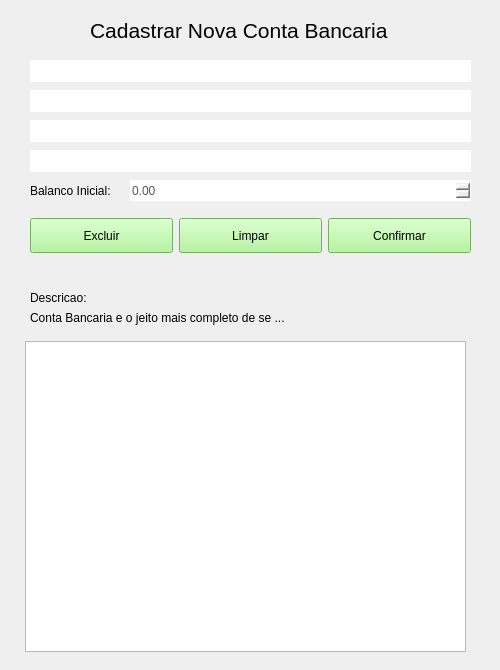
<?xml version="1.0" encoding="UTF-8"?>
<ui version="4.0">
 <class>WNewBankAccount</class>
 <widget class="QWidget" name="WNewBankAccount">
  <property name="geometry">
   <rect>
    <x>0</x>
    <y>0</y>
    <width>500</width>
    <height>670</height>
   </rect>
  </property>
  <property name="minimumSize">
   <size>
    <width>500</width>
    <height>670</height>
   </size>
  </property>
  <property name="maximumSize">
   <size>
    <width>500</width>
    <height>670</height>
   </size>
  </property>
  <property name="windowTitle">
   <string>Form</string>
  </property>
  <widget class="QLabel" name="Title">
   <property name="geometry">
    <rect>
     <x>90</x>
     <y>20</y>
     <width>321</width>
     <height>21</height>
    </rect>
   </property>
   <property name="styleSheet">
    <string notr="true">font: 16pt;
text-align: center;</string>
   </property>
   <property name="text">
    <string>Cadastrar Nova Conta Bancaria</string>
   </property>
  </widget>
  <widget class="QDoubleSpinBox" name="Balance">
   <property name="geometry">
    <rect>
     <x>130</x>
     <y>180</y>
     <width>341</width>
     <height>21</height>
    </rect>
   </property>
   <property name="styleSheet">
    <string notr="true">#Balance
{
	color: #565656;
	border: none;
}</string>
   </property>
   <property name="maximum">
    <double>1000000000000000049861653971908893017010268485438462151574892930611988399099305815384459015356416.000000000000000</double>
   </property>
  </widget>
  <widget class="QLabel" name="DescBalance">
   <property name="geometry">
    <rect>
     <x>30</x>
     <y>180</y>
     <width>91</width>
     <height>21</height>
    </rect>
   </property>
   <property name="text">
    <string>Balanco Inicial:</string>
   </property>
  </widget>
  <widget class="QLabel" name="Description">
   <property name="geometry">
    <rect>
     <x>30</x>
     <y>290</y>
     <width>441</width>
     <height>16</height>
    </rect>
   </property>
   <property name="text">
    <string>Descricao:</string>
   </property>
  </widget>
  <widget class="QLineEdit" name="Name">
   <property name="geometry">
    <rect>
     <x>30</x>
     <y>60</y>
     <width>441</width>
     <height>22</height>
    </rect>
   </property>
   <property name="styleSheet">
    <string notr="true">#Name
{
	color: #565656;
	border: none;
}</string>
   </property>
   <property name="text">
    <string/>
   </property>
  </widget>
  <widget class="QLabel" name="Description_2">
   <property name="geometry">
    <rect>
     <x>30</x>
     <y>310</y>
     <width>441</width>
     <height>16</height>
    </rect>
   </property>
   <property name="text">
    <string>Conta Bancaria e o jeito mais completo de se ...</string>
   </property>
  </widget>
  <widget class="QLineEdit" name="Number">
   <property name="geometry">
    <rect>
     <x>30</x>
     <y>90</y>
     <width>441</width>
     <height>22</height>
    </rect>
   </property>
   <property name="styleSheet">
    <string notr="true">#Number
{
	color: #565656;
	border: none;
}</string>
   </property>
   <property name="text">
    <string/>
   </property>
  </widget>
  <widget class="QLineEdit" name="Agency">
   <property name="geometry">
    <rect>
     <x>30</x>
     <y>120</y>
     <width>441</width>
     <height>22</height>
    </rect>
   </property>
   <property name="styleSheet">
    <string notr="true">#Agency
{
	color: #565656;
	border: none;
}</string>
   </property>
   <property name="text">
    <string/>
   </property>
  </widget>
  <widget class="QLineEdit" name="Bank">
   <property name="geometry">
    <rect>
     <x>30</x>
     <y>150</y>
     <width>441</width>
     <height>22</height>
    </rect>
   </property>
   <property name="styleSheet">
    <string notr="true">#Bank
{
	color: #565656;
	border: none;
}</string>
   </property>
   <property name="text">
    <string/>
   </property>
  </widget>
  <widget class="QLabel" name="Msg">
   <property name="geometry">
    <rect>
     <x>30</x>
     <y>265</y>
     <width>441</width>
     <height>21</height>
    </rect>
   </property>
   <property name="styleSheet">
    <string notr="true">#Erro
{
	color: red;
}</string>
   </property>
   <property name="text">
    <string/>
   </property>
  </widget>
  <widget class="QWidget" name="widget" native="true">
   <property name="geometry">
    <rect>
     <x>30</x>
     <y>210</y>
     <width>441</width>
     <height>51</height>
    </rect>
   </property>
   <layout class="QHBoxLayout" name="horizontalLayout">
    <item>
     <widget class="QPushButton" name="Delete">
      <property name="minimumSize">
       <size>
        <width>0</width>
        <height>35</height>
       </size>
      </property>
      <property name="maximumSize">
       <size>
        <width>16777215</width>
        <height>35</height>
       </size>
      </property>
      <property name="sizeIncrement">
       <size>
        <width>0</width>
        <height>35</height>
       </size>
      </property>
      <property name="baseSize">
       <size>
        <width>0</width>
        <height>35</height>
       </size>
      </property>
      <property name="styleSheet">
       <string notr="true">    background-color: #a3f48a;
    color: black;
    font-size: 12px;</string>
      </property>
      <property name="text">
       <string>Excluir</string>
      </property>
     </widget>
    </item>
    <item>
     <widget class="QPushButton" name="Clean">
      <property name="minimumSize">
       <size>
        <width>0</width>
        <height>35</height>
       </size>
      </property>
      <property name="maximumSize">
       <size>
        <width>16777215</width>
        <height>35</height>
       </size>
      </property>
      <property name="sizeIncrement">
       <size>
        <width>0</width>
        <height>35</height>
       </size>
      </property>
      <property name="baseSize">
       <size>
        <width>0</width>
        <height>35</height>
       </size>
      </property>
      <property name="styleSheet">
       <string notr="true">#Clean
{
    background-color: #a3f48a;
    color: black;
    font-size: 12px;
}</string>
      </property>
      <property name="text">
       <string>Limpar</string>
      </property>
     </widget>
    </item>
    <item>
     <widget class="QPushButton" name="Confirm">
      <property name="minimumSize">
       <size>
        <width>0</width>
        <height>35</height>
       </size>
      </property>
      <property name="maximumSize">
       <size>
        <width>16777215</width>
        <height>35</height>
       </size>
      </property>
      <property name="sizeIncrement">
       <size>
        <width>0</width>
        <height>35</height>
       </size>
      </property>
      <property name="baseSize">
       <size>
        <width>0</width>
        <height>35</height>
       </size>
      </property>
      <property name="styleSheet">
       <string notr="true">#Confirm
{
    background-color: #a3f48a;
    color: black;
    font-size: 12px;
}</string>
      </property>
      <property name="text">
       <string>Confirmar</string>
      </property>
     </widget>
    </item>
   </layout>
  </widget>
  <widget class="QTableWidget" name="AccountTable">
   <property name="geometry">
    <rect>
     <x>25</x>
     <y>341</y>
     <width>441</width>
     <height>311</height>
    </rect>
   </property>
  </widget>
 </widget>
 <resources/>
 <connections/>
</ui>
